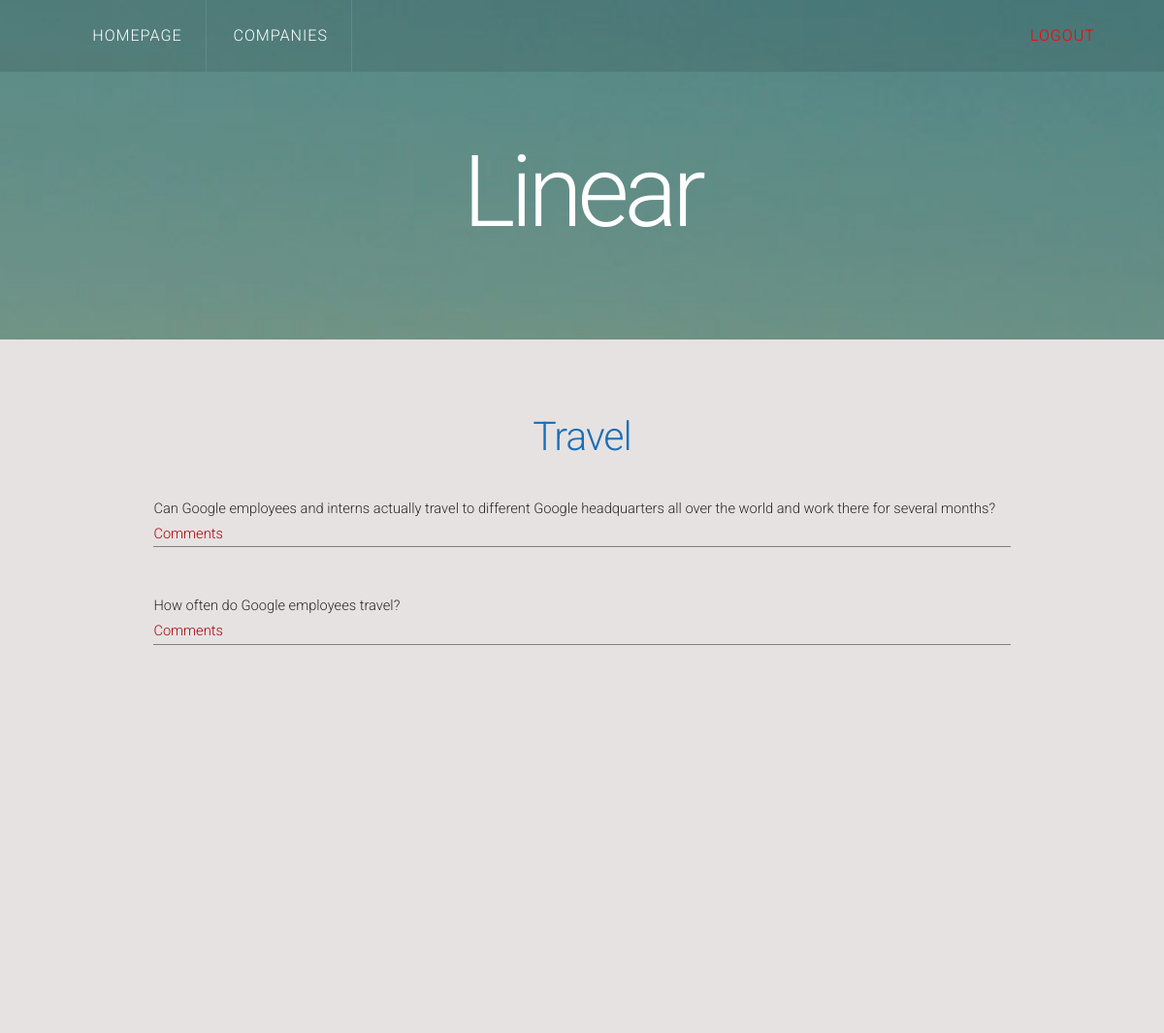
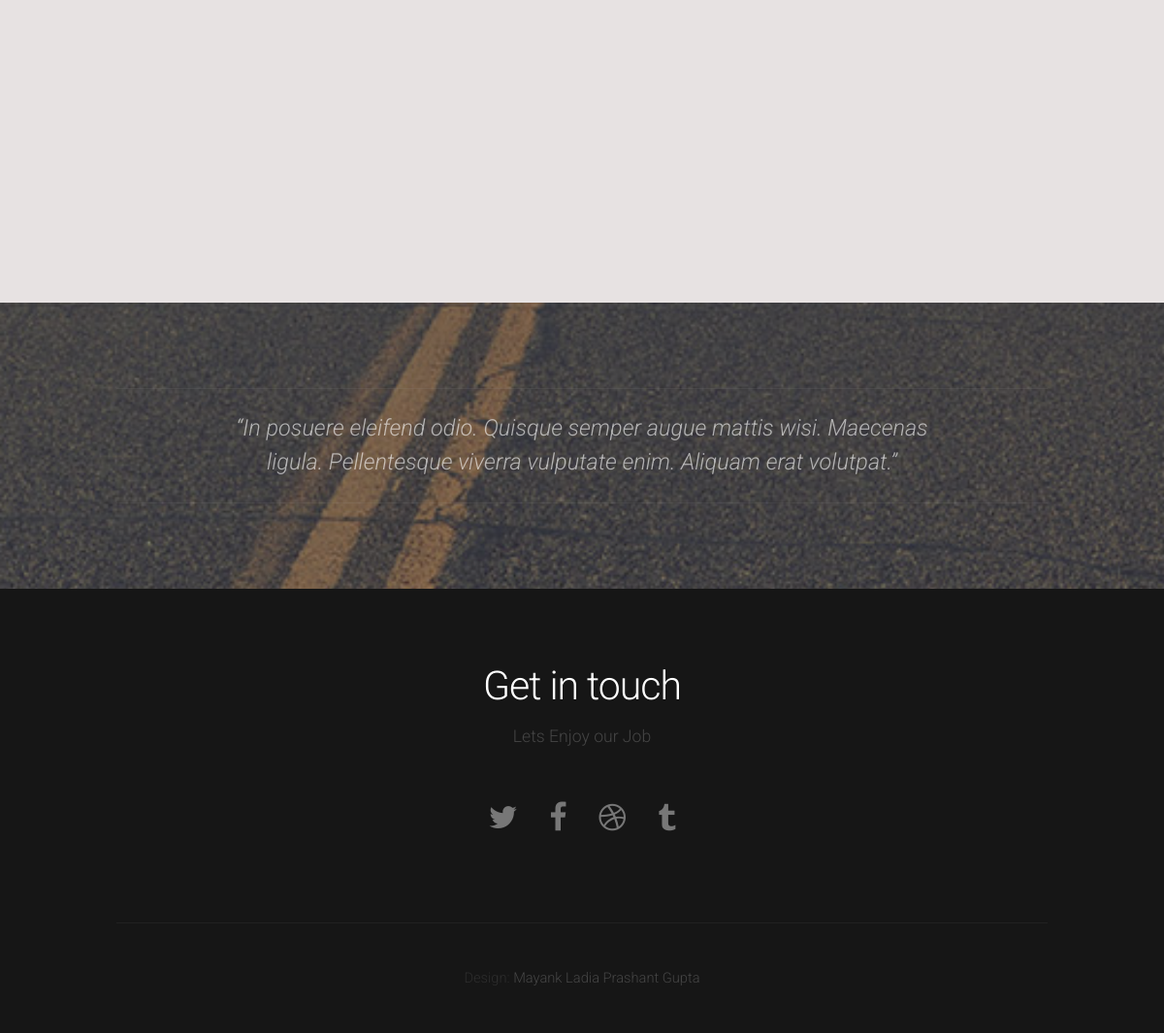
/travel.php, run on the app's committed database (2 pictures, top to bottom).
### tables this page shows
CREATE TABLE IF NOT EXISTS `travel` (
  `cid` int(10) NOT NULL,
  `pid` int(10) NOT NULL,
  `ques` text NOT NULL,
  `uid` int(10) NOT NULL,
  PRIMARY KEY (`cid`,`pid`)
);

### travel.php (the view, shortened to what this page needs)
<!DOCTYPE HTML>
<html>
	<head>
	</head>
    <?php
$hostname_con_hack = "localhost";
$username_con_hack = "root";
$password_con_hack = "";
$con_hack = mysql_pconnect($hostname_con_hack, $username_con_hack, $password_con_hack) or trigger_error(mysql_error(),E_USER_ERROR);
?>
<?php
$uu="SELECT uid from log";
	$uu=mysql_query($uu,$con_hack);
	$u=mysql_fetch_assoc($uu);
	$un=$u['uid'];
	if($un){
		$uq="SELECT name from user where uid='$un'";
		$uu=mysql_query($uq,$con_hack);
		$ua=mysql_fetch_assoc($uu);
		$user=$ua['name'];
	}
	else
	$user=0;
?>
<?php
$com="SELECT cid from comp where chk=0";
 $cc=mysql_query($com,$con_hack);
 $ccr=mysql_fetch_assoc($cc);
 $cid=$ccr['cid'];
 $tqr="SELECT * from travel where cid='$cid'";
 $tq=mysql_query($tqr,$con_hack);
 $tr=mysql_fetch_assoc($tq);
?>
	<body>
		<div id="header">
			<div id="nav-wrapper">
				<nav id="nav">
					<ul>
						<li class="active"><a href="index">Homepage</a></li>
						<li><a href="hack2/companies">Companies</a></li>
                       <?php if(!$user){ ?> <li ><a href="hack1/login">Login</a></li>
                       <span>&nbsp;&nbsp;&nbsp;&nbsp;&nbsp;&nbsp;&nbsp;&nbsp;&nbsp;&nbsp;&nbsp;&nbsp;&nbsp;&nbsp;&nbsp;&nbsp;  </span>
                        <?php }
						else {?>
                       <span>&nbsp;&nbsp;&nbsp;&nbsp;&nbsp;&nbsp;&nbsp;&nbsp;&nbsp;&nbsp;&nbsp;&nbsp;&nbsp;&nbsp;&nbsp;&nbsp; <a href="hack1/login" style="color:red">LOGOUT </a></span> <?php } ?>
					</ul>
				</nav>
			</div>
			<div class="container">
				<div id="logo">
					<h1><a href="#">Linear</a></h1>
				</div>
			</div>
		</div>
		<div id="main">
			<div id="content" class="container">
				<section>
					<header>
						<h2>Travel</h2>
					</header>
					<div id="allt">
					<div id="typed">
                 <?php $n=3; do { ?> <div id="postt">
           <?php echo $tr['ques'];
		        ?>
                    <div id="linked" onClick="fun1(this.id)"><a href="#content" style="color:#A60407">Comments</a></div>
                    </div> <?php }while( $tr=mysql_fetch_assoc($tq) ); ?>
                    </div>
                    </div>
				</section>
			</div>
		</div>
		<div id="tweet">
			<div class="container">
				<section>
					<blockquote>&ldquo;In posuere eleifend odio. Quisque semper augue mattis wisi. Maecenas ligula. Pellentesque viverra vulputate enim. Aliquam erat volutpat.&rdquo;</blockquote>
				</section>
			</div>
		</div>
		<div id="footer">
			<div class="container">
				<section>
					<header>
						<h2>Get in touch</h2>
						<span class="byline">Lets Enjoy our Job</span>
					</header>
					<ul class="contact">
						<li><a href="#" class="fa fa-twitter"><span>Twitter</span></a></li>
						<li class="active"><a href="#" class="fa fa-facebook"><span>Facebook</span></a></li>
						<li><a href="#" class="fa fa-dribbble"><span>Pinterest</span></a></li>
						<li><a href="#" class="fa fa-tumblr"><span>Google+</span></a></li>
					</ul>
				</section>
			</div>
		</div>
		<div id="copyright">
			<div class="container">
				Design: <a href="http://www.codechef.com/users/mladia163"> Mayank Ladia </a>
                <a href="http://www.codechef.com/users/prasha14nt"> Prashant Gupta </a>
			</div>
		</div>
	</body>
</html>

### css/style.css (style rules this page uses)
#nav>ul>span { display: inline-block; letter-spacing: 0.06em; text-decoration: none; text-transform: uppercase; font-size: 1.1em; outline: 0; color: #FFF; margin-left: 51%; }
body { margin: 0; padding: 0; background: #161616; }
body,input,textarea,select { font-family: 'Roboto', sans-serif; font-size: 11pt; font-weight: 300; line-height: 1.75em; color: #777; }
h1,h2,h3,h4,h5,h6 { font-weight: 300; color: #777; }
h2 { letter-spacing: -0.025em; }
h1 a, h2 a, h3 a, h4 a, h5 a, h6 a { color: inherit; text-decoration: none; }
a { text-decoration: none; color: #80BA8E; }
blockquote { border-left: solid 0.5em #ddd; padding: 1em 0 1em 2em; font-style: italic; }
header { margin-bottom: 1.6em; }
header .byline { display: block; margin: 1.5em 0 0 0; padding: 0 0 0.5em 0; }
section, article { margin-bottom: 3em; }
section > :last-child, article > :last-child { margin-bottom: 0; }
section:last-child, article:last-child { margin-bottom: 0; }
.fa { text-decoration: none; }
.fa:before { display:inline-block; font-family: FontAwesome; font-size: 1.25em; text-decoration: none; font-style: normal; font-weight: normal; line-height: 1; -webkit-font-smoothing:antialiased; -moz-osx-font-smoothing:grayscale; }
.fa-twitter:before { content:"\f099" }
.fa-facebook:before { content:"\f09a" }
.fa-tumblr:before { content:"\f173" }
.fa-dribbble:before { content:"\f17d" }
ul.contact { padding: 1.5em 0 0 0; list-style: none; cursor: default; }
ul.contact li { display: inline-block; margin: 0 1em; }
ul.contact li a { color: inherit; font-size: 1.75em; display: inline-block; -moz-transition: color 0.35s ease-in-out, background-color 0.35s ease-in-out; -webkit-transition: color 0.35s ease-in-out, background-color 0.35s ease-in-out; -o-transition: color 0.35s ease-in-out, background-color 0.35s ease-in-out; -ms-transition: color 0.35s ease-in-out, background-color 0.35s ease-in-out; transition: color 0.35s ease-in-out, background-color 0.35s ease-in-out; }
#allt { width: 100%; }
#header { position: relative; background: url(../images/header.jpg) no-repeat bottom center; background-attachment: fixed; background-size: cover; text-align: center; }
#header:before { content: ''; position: absolute; left: 0; top: 0; width: 100%; height: 100%; background: rgba(64,64,64,0.125); }
#logo { position: relative; z-index: 1; }
#logo h1 { color: #FFF; }
#logo a { display: block; text-decoration: none; font-weight: 300; line-height: 1em; font-size: 7em; color: #FFF; letter-spacing: -0.05em; margin: 0 0 0.125em 0; }
#nav-wrapper { background: rgba(0,0,0,.1); position: absolute; top: 0; left: 0; width: 100%; }
#nav > ul { margin: 0; padding: 0; text-align: center; }
#nav > ul > li { display: inline-block; border-right: 1px solid; border-color: rgba(255,255,255,.1); }
#nav > ul > li > a, #nav > ul > li > span { display: inline-block; padding: 1.5em 1.5em; letter-spacing: 0.06em; text-decoration: none; text-transform: uppercase; font-size: 1.1em; outline: 0; color: #FFF; }
#nav li.active a { color: #FFF; }
#main { position: relative; background: #fff; height: 50em; }
#footer { position: relative; text-align: center; }
#footer header h2 { color: #FFF !important; }
#footer header .byline { color: rgba(255,255,255,.2); }
#copyright { position: relative; text-align: center; color: #774535; }
#copyright .container { padding: 3em 0em; border-top: 1px solid; border-color: rgba(255,255,255,.05); color: rgba(255,255,255,.1); }
#copyright a { text-decoration: none; color: rgba(255,255,255,.2); }
#tweet { position: relative; text-align: center; background: url(../images/header.jpg) no-repeat center center; background-attachment: fixed; background-size: cover; }
#tweet:before { content: ''; position: absolute; left: 0; top: 0; width: 100%; height: 100%; background: rgba(64,64,64,0.5); }
#tweet section { border-top: 1px solid; border-bottom: 1px solid; border-color: rgba(255,255,255,.1); }
#tweet blockquote { position: relative; border: none; margin: 0; font-weight: 300; color: rgba(255,255,255,.6); }
#postt { margin-top: 5%; margin-right: 4%; margin-bottom: 5%; margin-left: 4%; border-color: #827F7F; border-bottom-width: 1px; border-style: solid; color: #2A2929; }
#linked a { color: #A60407; }

### css/style-1000px.css (style rules this page uses)
body,input,textarea,select { font-size: 11pt; }
header { margin-bottom: 1.6em; }
header h2 { font-size: 2.8em; }
header .byline { font-size: 1.2em; }
#tweet blockquote { font-size: 1.6em; }

### data on the page
travel: ques "Can Google employees and interns actually travel to different Google headquarters all over the world and work there for several months?"
travel: ques "How often do Google employees travel?"
